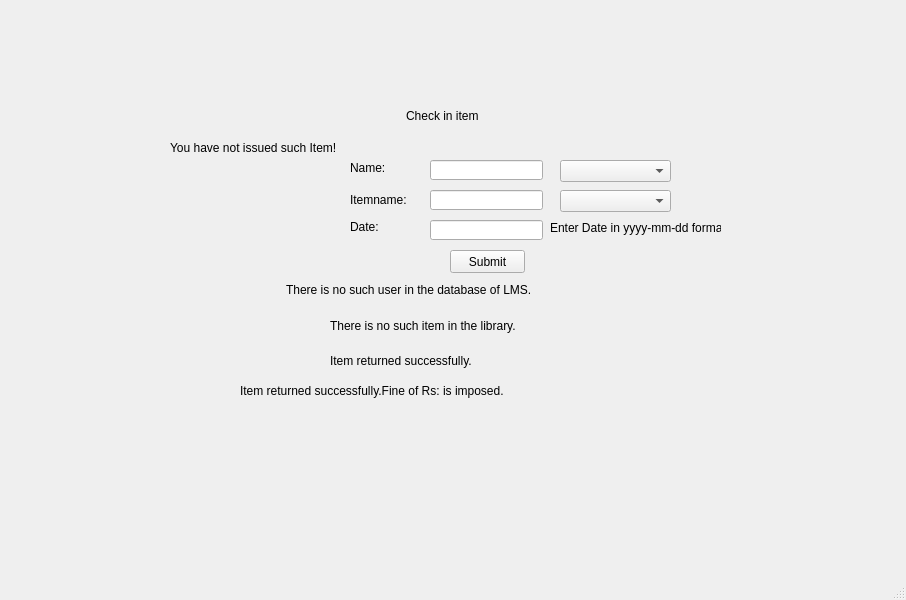
<?xml version="1.0" encoding="UTF-8"?>
<ui version="4.0">
 <class>checkinitemclerk</class>
 <widget class="QMainWindow" name="checkinitemclerk">
  <property name="geometry">
   <rect>
    <x>0</x>
    <y>0</y>
    <width>906</width>
    <height>600</height>
   </rect>
  </property>
  <property name="windowTitle">
   <string>MainWindow</string>
  </property>
  <widget class="QWidget" name="centralwidget">
   <widget class="QComboBox" name="comboBox_2">
    <property name="geometry">
     <rect>
      <x>560</x>
      <y>160</y>
      <width>111</width>
      <height>22</height>
     </rect>
    </property>
   </widget>
   <widget class="QPushButton" name="pushButton">
    <property name="geometry">
     <rect>
      <x>450</x>
      <y>250</y>
      <width>75</width>
      <height>23</height>
     </rect>
    </property>
    <property name="text">
     <string>Submit</string>
    </property>
   </widget>
   <widget class="QLabel" name="label_8">
    <property name="geometry">
     <rect>
      <x>350</x>
      <y>220</y>
      <width>47</width>
      <height>13</height>
     </rect>
    </property>
    <property name="styleSheet">
     <string notr="true">font: 75 12pt &quot;MS Shell Dlg 2&quot;;</string>
    </property>
    <property name="text">
     <string>Date:</string>
    </property>
   </widget>
   <widget class="QLineEdit" name="lineEdit">
    <property name="geometry">
     <rect>
      <x>430</x>
      <y>160</y>
      <width>113</width>
      <height>20</height>
     </rect>
    </property>
   </widget>
   <widget class="QLabel" name="label_9">
    <property name="geometry">
     <rect>
      <x>550</x>
      <y>220</y>
      <width>171</width>
      <height>16</height>
     </rect>
    </property>
    <property name="text">
     <string>Enter Date in yyyy-mm-dd format.</string>
    </property>
   </widget>
   <widget class="QLabel" name="label_4">
    <property name="geometry">
     <rect>
      <x>330</x>
      <y>310</y>
      <width>351</width>
      <height>31</height>
     </rect>
    </property>
    <property name="styleSheet">
     <string notr="true">font: 75 16pt &quot;MS Shell Dlg 2&quot;;</string>
    </property>
    <property name="text">
     <string>There is no such item in the library.</string>
    </property>
   </widget>
   <widget class="QComboBox" name="comboBox">
    <property name="geometry">
     <rect>
      <x>560</x>
      <y>190</y>
      <width>111</width>
      <height>22</height>
     </rect>
    </property>
   </widget>
   <widget class="QLabel" name="label_7">
    <property name="geometry">
     <rect>
      <x>286</x>
      <y>280</y>
      <width>491</width>
      <height>20</height>
     </rect>
    </property>
    <property name="styleSheet">
     <string notr="true">font: 75 18pt &quot;MS Shell Dlg 2&quot;;</string>
    </property>
    <property name="text">
     <string>There is no such user in the database of LMS.</string>
    </property>
   </widget>
   <widget class="QLabel" name="label">
    <property name="geometry">
     <rect>
      <x>406</x>
      <y>90</y>
      <width>201</width>
      <height>51</height>
     </rect>
    </property>
    <property name="toolTip">
     <string>&lt;html&gt;&lt;head/&gt;&lt;body&gt;&lt;p align=&quot;center&quot;&gt;&lt;span style=&quot; font-size:18pt;&quot;&gt;Check in Item&lt;/span&gt;&lt;/p&gt;&lt;p align=&quot;center&quot;&gt;&lt;span style=&quot; font-size:18pt;&quot;&gt;&lt;br/&gt;&lt;/span&gt;&lt;/p&gt;&lt;/body&gt;&lt;/html&gt;</string>
    </property>
    <property name="styleSheet">
     <string notr="true">font: 75 20pt &quot;MS Shell Dlg 2&quot;;
font: 75 24pt &quot;MS Shell Dlg 2&quot;;</string>
    </property>
    <property name="text">
     <string>Check in item</string>
    </property>
   </widget>
   <widget class="QLineEdit" name="lineEdit_3">
    <property name="geometry">
     <rect>
      <x>430</x>
      <y>220</y>
      <width>113</width>
      <height>20</height>
     </rect>
    </property>
   </widget>
   <widget class="QLineEdit" name="lineEdit_2">
    <property name="geometry">
     <rect>
      <x>430</x>
      <y>190</y>
      <width>113</width>
      <height>20</height>
     </rect>
    </property>
   </widget>
   <widget class="QLabel" name="label_3">
    <property name="geometry">
     <rect>
      <x>350</x>
      <y>190</y>
      <width>81</width>
      <height>20</height>
     </rect>
    </property>
    <property name="styleSheet">
     <string notr="true">font: 75 12pt &quot;MS Shell Dlg 2&quot;;</string>
    </property>
    <property name="text">
     <string>Itemname:</string>
    </property>
   </widget>
   <widget class="QLabel" name="label_10">
    <property name="geometry">
     <rect>
      <x>170</x>
      <y>140</y>
      <width>291</width>
      <height>16</height>
     </rect>
    </property>
    <property name="styleSheet">
     <string notr="true">font: 75 14pt &quot;MS Shell Dlg 2&quot;;</string>
    </property>
    <property name="text">
     <string>You have not issued such Item!</string>
    </property>
   </widget>
   <widget class="QLabel" name="label_2">
    <property name="geometry">
     <rect>
      <x>350</x>
      <y>160</y>
      <width>47</width>
      <height>16</height>
     </rect>
    </property>
    <property name="styleSheet">
     <string notr="true">font: 75 10pt &quot;MS Shell Dlg 2&quot;;
font: 75 12pt &quot;MS Shell Dlg 2&quot;;</string>
    </property>
    <property name="text">
     <string>Name:</string>
    </property>
   </widget>
   <widget class="QLabel" name="label_5">
    <property name="geometry">
     <rect>
      <x>330</x>
      <y>340</y>
      <width>341</width>
      <height>41</height>
     </rect>
    </property>
    <property name="styleSheet">
     <string notr="true">font: 75 20pt &quot;MS Shell Dlg 2&quot;;</string>
    </property>
    <property name="text">
     <string>Item returned successfully.</string>
    </property>
   </widget>
   <widget class="QLabel" name="label_6">
    <property name="geometry">
     <rect>
      <x>240</x>
      <y>370</y>
      <width>701</width>
      <height>41</height>
     </rect>
    </property>
    <property name="styleSheet">
     <string notr="true">font: 75 20pt &quot;MS Shell Dlg 2&quot;;</string>
    </property>
    <property name="text">
     <string>Item returned successfully.Fine of Rs: is imposed.</string>
    </property>
   </widget>
  </widget>
  <widget class="QMenuBar" name="menubar">
   <property name="geometry">
    <rect>
     <x>0</x>
     <y>0</y>
     <width>906</width>
     <height>21</height>
    </rect>
   </property>
  </widget>
  <widget class="QStatusBar" name="statusbar"/>
 </widget>
 <resources/>
 <connections/>
</ui>
